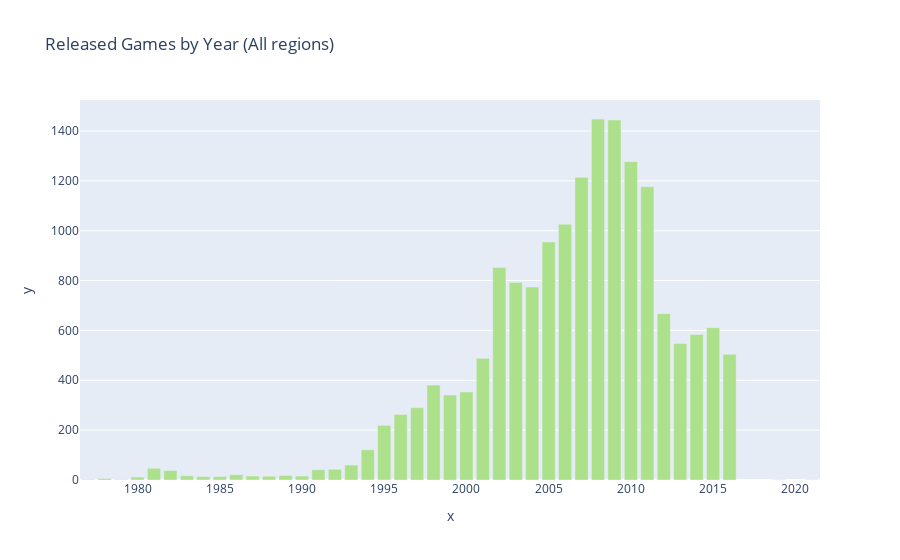

The cell this chart's notebook holds for it:
### Code cell
import plotly_express as px

bar_released_by_year = px.bar(df,x=games_by_year_df["year_of_release"],y=games_by_year_df["name"], color_discrete_sequence=["#ACE08A"] , title='Released Games by Year (All regions)')
bar_released_by_year

### Figure 1 — Plotly figure (JSON) as saved in the notebook; plotly's stock layout.template omitted (floating-point values rounded to 4 significant figures)
{"data": [{"alignmentgroup": "True", "hovertemplate": "x=%{x}<br>y=%{y}<extra></extra>", "legendgroup": "", "marker": {"color": "#ACE08A", "pattern": {"shape": ""}}, "name": "", "offsetgroup": "", "orientation": "v", "showlegend": false, "textposition": "auto", "type": "bar", "x": [1977, 1978, 1979, 1980, 1981, 1982, 1983, 1984, 1985, 1986, 1987, 1988, 1989, 1990, 1991, 1992, 1993, 1994, 1995, 1996, 1997, 1998, 1999, 2000, 2001, 2002, 2003, 2004, 2005, 2006, 2007, 2008, 2009, 2010, 2011, 2012, 2013, 2014, 2015, 2016, 2019, 2021], "xaxis": "x", "y": [2, 6, 2, 12, 47, 38, 17, 14, 14, 21, 16, 15, 18, 16, 41, 43, 60, 121, 219, 263, 290, 381, 341, 353, 488, 852, 792, 774, 955, 1026, 1214, 1448, 1444, 1277, 1176, 667, 548, 584, 611, 504, 1, 1], "yaxis": "y"}], "layout": {"barmode": "relative", "legend": {"tracegroupgap": 0}, "title": {"text": "Released Games by Year (All regions)"}, "xaxis": {"anchor": "y", "domain": [0, 1], "title": {"text": "x"}}, "yaxis": {"anchor": "x", "domain": [0, 1], "title": {"text": "y"}}}}
